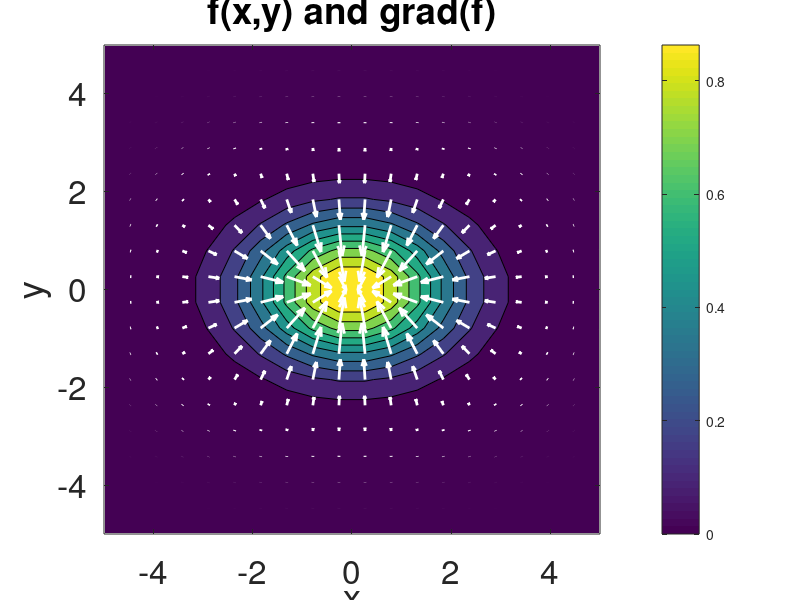
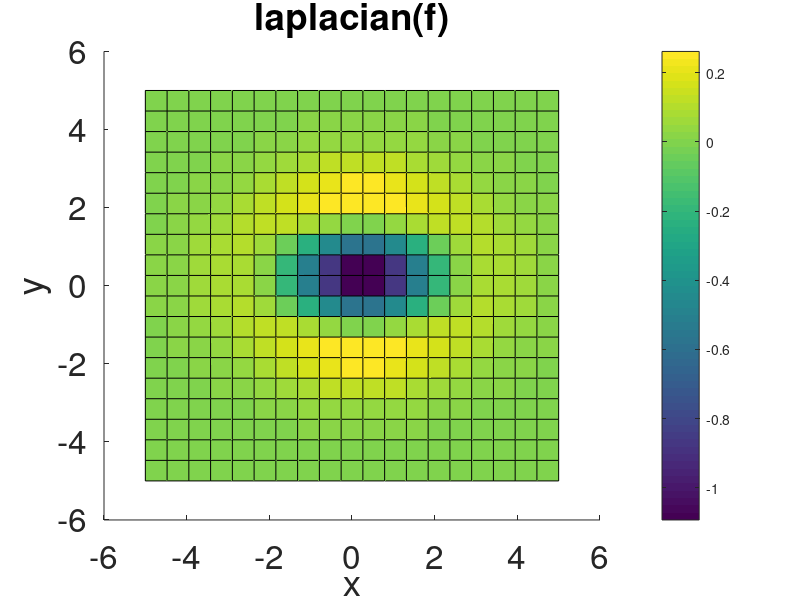

These figures' MATLAB source, in order:
%% Multidimensional function and partial derivatives:  grad and div (laplacian and curl also useful)
clc
clear
close all
lx=20;
ly=20;
x=linspace(-5,5,lx);
y=linspace(-5,5,ly);
[X,Y]=meshgrid(x,y);
f=exp(-(X.^2)/2/2).*exp(-Y.^2/2/1);

figure;
contourf(x,y,f);
xlabel('x');
ylabel('y');
title('f(x,y) and grad(f)');
colorbar;

%gradient of scalar function
dx=x(2)-x(1);
dy=y(2)-y(1);


%% Gradient
gradx=zeros(size(f));
grady=zeros(size(f));

%x component of gradient
gradx(:,1)=(f(:,2)-f(:,1))/dx;
for ix=2:lx-1
    gradx(:,ix)=(f(:,ix+1)-f(:,ix-1))/2/dx;    %\partial/\partial x
end %for
gradx(:,lx)=(f(:,lx)-f(:,lx-1))/dx;

%y component of gradient
grady(1,:)=(f(2,:)-f(1,:))/dy;
for iy=2:ly-1
    grady(iy,:)=(f(iy+1,:)-f(iy-1,:))/2/dy;    %\partial/\partial y
end %for
grady(ly,:)=(f(ly,:)-f(ly-1,:))/dy;

%add quiver on top of color plot
hold on;
quiver(X,Y,gradx,grady,'Color','white','LineWidth',2);
set(gca,'FontSize',24);


%% Take the Laplacian by taking divergence of the previously computed gradient
f=gradx;
g=grady;

%x-derivative part of the divergence
divx=zeros(size(f));
divx(:,1)=(f(:,2)-f(:,1))/dx;
for ix=2:lx-1
    divx(:,ix)=(f(:,ix+1)-f(:,ix-1))/2/dx;
end %for
divx(:,lx)=(f(:,lx)-f(:,lx-1))/dx;

%y-derivative part of the divergence
divy=zeros(size(y));
divy(1,:)=(g(2,:)-g(1,:))/dy;
for iy=2:ly-1
    divy(iy,:)=(g(iy+1,:)-g(iy-1,:))/2/dy;
end %for
divy(ly,:)=(g(ly,:)-g(ly-1,:))/dy;

div=divx+divy;    %this is really laplacian b/c input is gradient

figure;
surface(x,y,div);
set(gca,'FontSize',24);
xlabel('x');
ylabel('y');
title('laplacian(f)');
colorbar;
